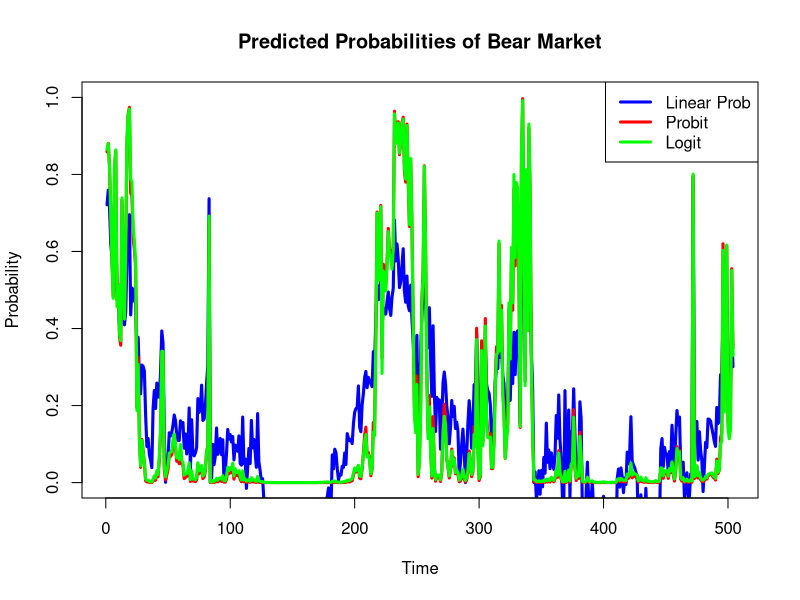

Write the R code that produced this figure.
dt <- read.csv("./Equity_Premium.csv")
dfy <- dt$x_dfy
infl <- dt$x_infl
svar <- dt$x_svar
tms <- dt$x_tms
tbl <- dt$x_tbl
dfr <- dt$x_dfr
dp <- dt$x_dp
ltr <- dt$x_ltr
ep <- dt$ep
bmr <- dt$x_bmr
ntis <- dt$x_ntis

# Initialize all periods as bear markets (y = 1)
y <- rep(1, nrow(dt))

# Define bull market periods (y = 0)
# Converting dates to indices (assuming monthly data from 1981)
bull_periods <- list(
  c(20:80),     # August 1982 to August 1987
  c(84:231),    # December 1987 to March 2000
  c(249:252),   # September 2001 to January 2002
  c(262:322),   # October 2002 to October 2007
  c(339:470),   # March 2009 to February 2020
  c(471:492),   # March 2020 to January 2022
  c(502:504)    # October 2022 to December 2022
)

# Mark bull market periods as 0
for(period in bull_periods) {
  y[period] <- 0
}

x <- cbind(1, dfy, infl, svar, tms, tbl, dfr, dp, ltr, ep, bmr, ntis)

# First get initial values using linear probability model
lpm <- lm(y ~ x - 1)
init_values <- coef(lpm)

# Negative log-likelihood functions
probit_nll <- function(beta) {
    xb <- x %*% beta
    p <- pnorm(xb)
    # Avoid log(0)
    p[p < 1e-10] <- 1e-10
    p[p > 1-1e-10] <- 1-1e-10
    -sum(y * log(p) + (1-y) * log(1-p))
}

logit_nll <- function(beta) {
    xb <- x %*% beta
    p <- 1/(1 + exp(-xb))
    # Avoid log(0)
    p[p < 1e-10] <- 1e-10
    p[p > 1-1e-10] <- 1-1e-10
    -sum(y * log(p) + (1-y) * log(1-p))
}

# Fit models using optim
probit_fit <- optim(init_values, probit_nll, method = "BFGS",
                    control = list(maxit = 1000))
logit_fit <- optim(init_values, logit_nll, method = "BFGS",
                   control = list(maxit = 1000))

# Check convergence
cat("\nProbit convergence:", probit_fit$convergence == 0)
cat("\nLogit convergence:", logit_fit$convergence == 0)

cat("\n")

# Get predicted probabilities
probit_pred <- pnorm(x %*% probit_fit$par)
logit_pred <- 1 / (1 + exp(-x %*% logit_fit$par))
lpm_pred <- x %*% init_values

# Plot results
png("./img/plot.png", width = 800, height = 600)
plot(lpm_pred, type = "l", col = "blue", ylim = c(0, 1),
     main = "Predicted Probabilities of Bear Market",
     xlab = "Time", ylab = "Probability", lwd = 3)
lines(probit_pred, col = "red", lwd = 3)
lines(logit_pred, col = "green", lwd = 3)
legend("topright", 
       legend = c("Linear Prob", "Probit", "Logit"),
       col = c("blue", "red", "green"),
       lwd = 3,
       lty = 1)
dev.off()

# Calculate score values
probit_score <- function(beta) {
    xb <- x %*% beta
    p <- pnorm(xb)
    lambda <- dnorm(xb)/(p * (1-p))
    score <- (y - p) * lambda
    colSums(sweep(x, 1, score, "*"))
}

logit_score <- function(beta) {
    xb <- x %*% beta
    p <- 1/(1 + exp(-xb))
    score <- y - p
    colSums(sweep(x, 1, score, "*"))
}

cat("\nProbit Model Score Values:\n")
print(probit_score(probit_fit$par))
cat("\nLogit Model Score Values:\n")
print(logit_score(logit_fit$par))
